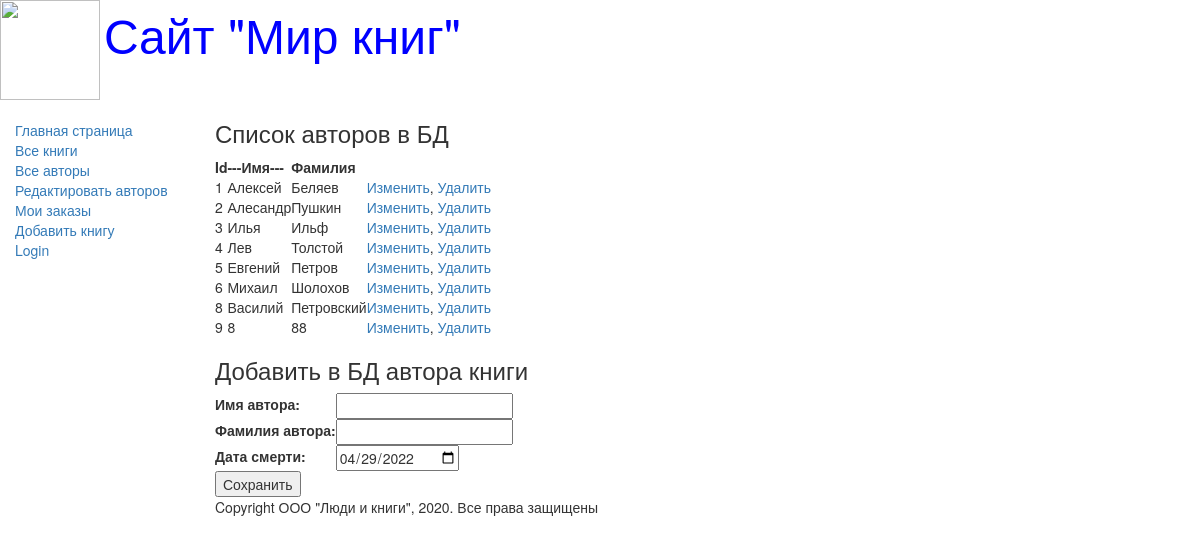
Page /authors_add/ on the committed database.
### catalog/models.py (models this page shows, shortened)
class Author(models.Model):
    first_name = models.CharField(max_length=100,
                                  help_text="Введите имя автора",
                                  verbose_name="Имя автора")
    last_name = models.CharField(max_length=100,
                                 help_text="Введите фамилию автора",
                                 verbose_name="Фамилия автора")
    date_of_death = models.DateField(
        help_text="Введите дату смерти",
        verbose_name="Дата смерти",
        null=True, blank=True)

### catalog/views.py (the view)
# urls.py: path('authors_add/', views.authors_add, name='authors_add'),
def authors_add(request):
    author = Author.objects.all()
    authorsform = AuthorsForm()
    return render(request, "catalog/authors_add.html",
                  {"form": authorsform, "author": author})

### catalog/forms.py
class AuthorsForm(forms.Form):
    first_name = forms.CharField(label="Имя автора")
    last_name = forms.CharField(label="Фамилия автора")
    date_of_death = forms.DateField(label="Дата смерти", initial=format(date.today()),
                                    widget=forms.widgets.DateInput(attrs={'type': 'date'})
                                    )

### catalog/templates/catalog/authors_add.html (shortened to what this page needs)
{% extends "base_generic.html" %}
{% block content %}
<h3>Список авторов в БД</h3>
    <table>
        <thead><th>Id</th><th>---Имя---</th><th>Фамилия</th><th></th></thead>
    {% if author %}
        {% for author in author.all %}
            <tr>
                <td>{{author.id}}</td>
                <td>{{author.first_name}}</td>
                <td>{{author.last_name}}</td>
                <td><a href="/edit1/{{author.id}}">Изменить</a>,
                    <a href="/delete/{{author.id}}">Удалить</a></td>
            </tr>
        {% endfor %}
    {% else %}
        <p>В базе данных нет авторов</p>
    {% endif%}
    </table>
<h3>Добавить в БД автора книги</h3>
<form method="POST" action="/create/">
    <table>
        {{ form }}
    </table>
    <input type="submit" value="Сохранить">
</form>
{% endblock %}

### catalog/templates/base_generic.html (shortened to what this page needs)
<!DOCTYPE html>
<html lang="en">
<head>
    <link rel="stylesheet"
            href="https://maxcdn.bootstrapcdn.com/bootstrap/3.3.7/css/bootstrap.min.css">
    {% load static %}
    <link rel="stylesheet" href="{% static 'css/styles.css' %}">
    {% block head %}
        <img src="{% static 'images/logotip.jpg' %}"
        style="width:100px; height:100px;" align="absmiddle">
        <font size=7, color="blue">Сайт "Мир книг"</font>
    {% endblock %}
</head>
<body>
    <div class="container-fluid">
        <div class="row">
            <div class="col-sm-2">
                {% block sidebar %}
                <ul class="sidebar-nav">
                    <li><a href="{% url 'index' %}">Главная страница</a></li>
                    <li><a href="{% url 'books' %}">Все книги</a></li>
                    <li><a href="{% url 'authors' %}">Все авторы</a></li>
                    <li><a href="{% url 'authors_add' %}">Редактировать авторов</a> </li>
                    <li><a href="{% url 'my-borrowed' %}">Мои заказы</a> </li>
                    <li><a href="{% url 'book_create' %}">Добавить книгу</a> </li>
                {% if user.is_authenticated %}
                    <li>Пользователь: {{ user.get_username }}</li>
                    <li><a href="{% url 'logout'%}?next={{request.path}}">Logout</a></li>
                {% else %}
                    <li><a href="{% url 'login'%}?next={{request.path}}">Login</a></li>
                {% endif %}
                </ul>
                {% endblock %}
            </div>
            <div class="col-sm-10">
                {% block content %} {% endblock %}
                {% block footer %}
                    {% block copyright %}
                <p>Copyright ООО "Люди и книги", 2020. Все права защищены</p>
                    {% endblock %}
                {% endblock %}
         </div>
        </div>
    </div>
</body>
</html>

### catalog/static/css/styles.css (style rules this page uses)
.sidebar-nav { margin-top: 20px; padding: 0; list-style: none; }

### rows in the picture
Author: id "1", first_name "Алексей", last_name "Беляев"
Author: id "2", first_name "Алесандр", last_name "Пушкин"
Author: id "3", first_name "Илья", last_name "Ильф"
Author: id "4", first_name "Лев", last_name "Толстой"
Author: id "5", first_name "Евгений", last_name "Петров"
Author: id "6", first_name "Михаил", last_name "Шолохов"
Author: id "8", first_name "Василий", last_name "Петровский"
Author: id "9", first_name "8", last_name "88"
